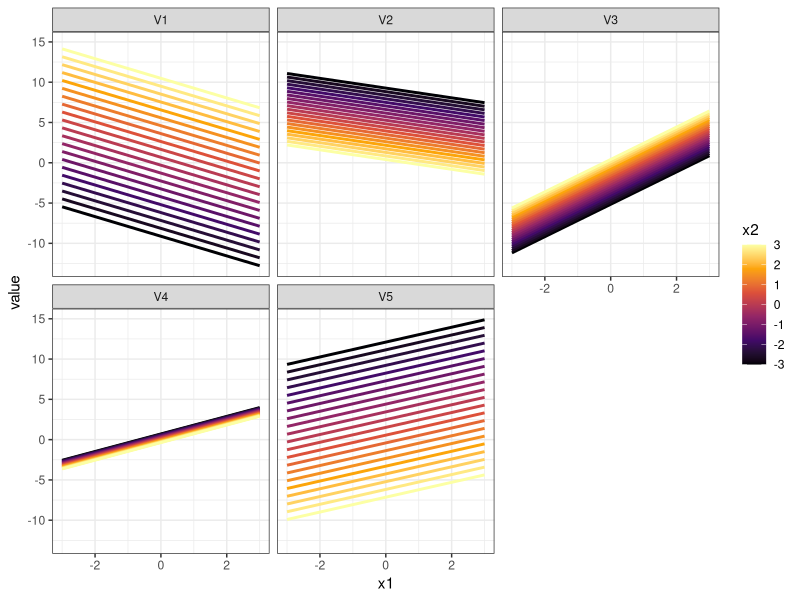
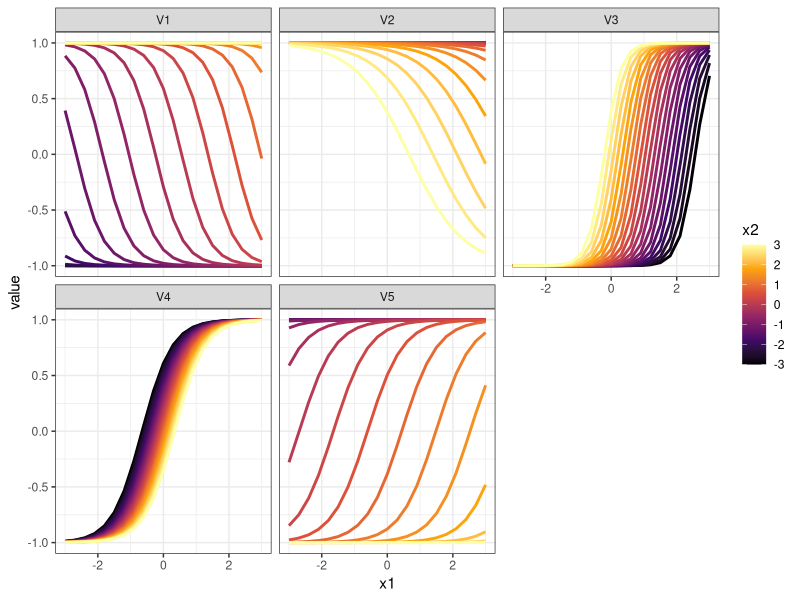
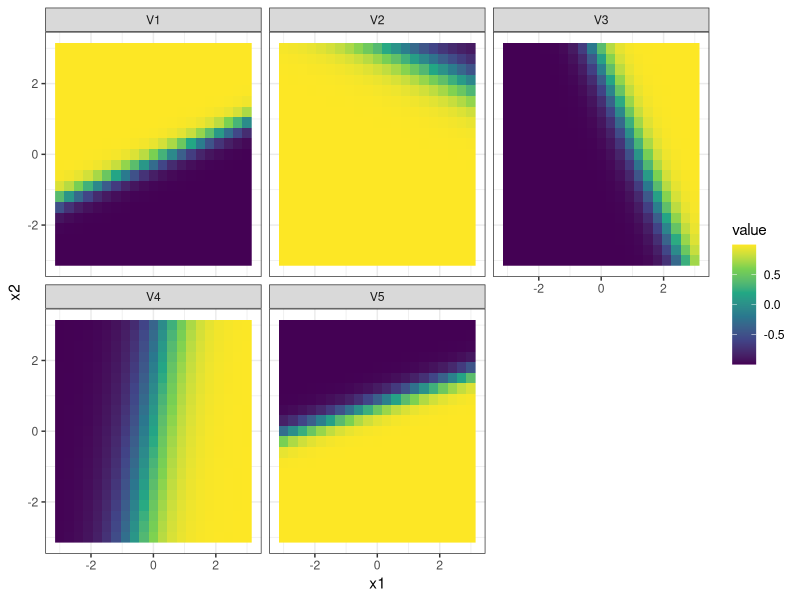
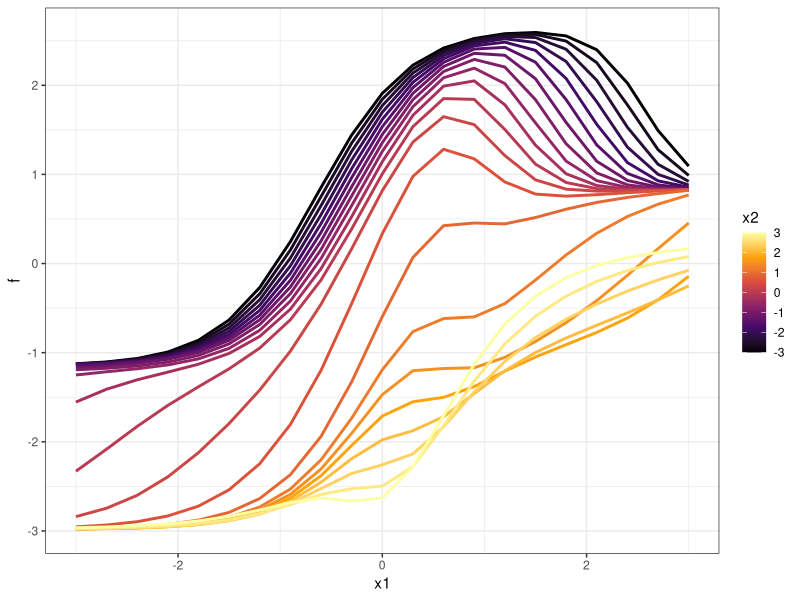
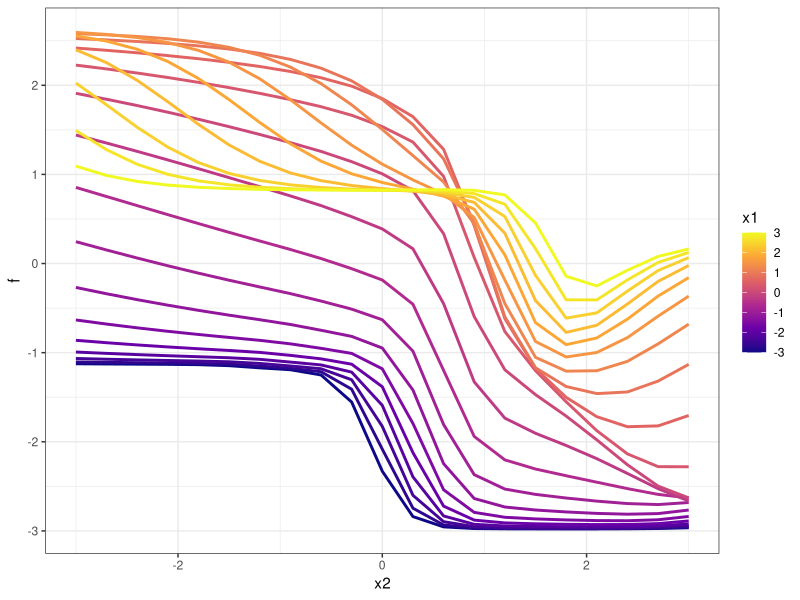
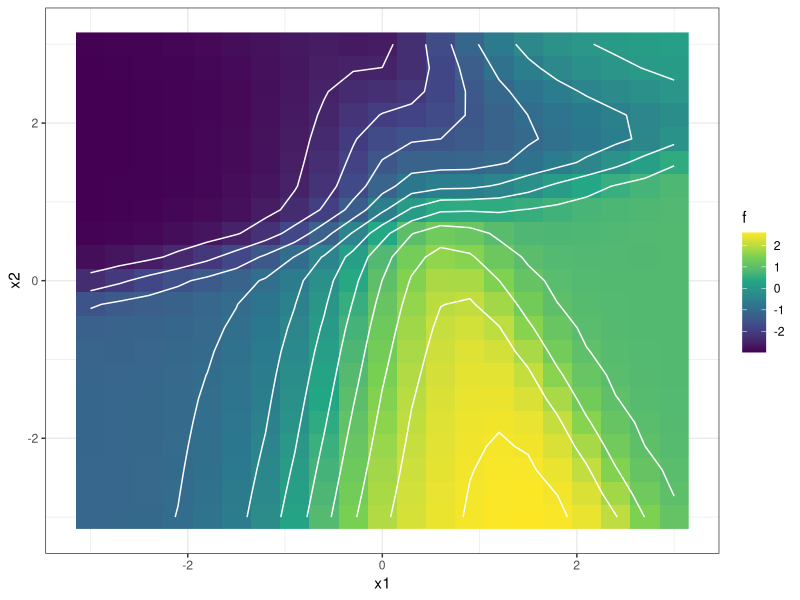
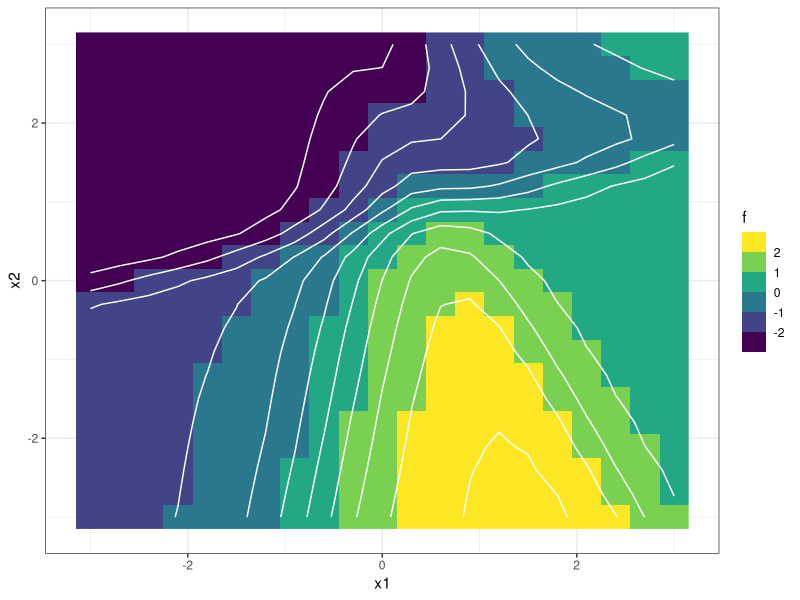
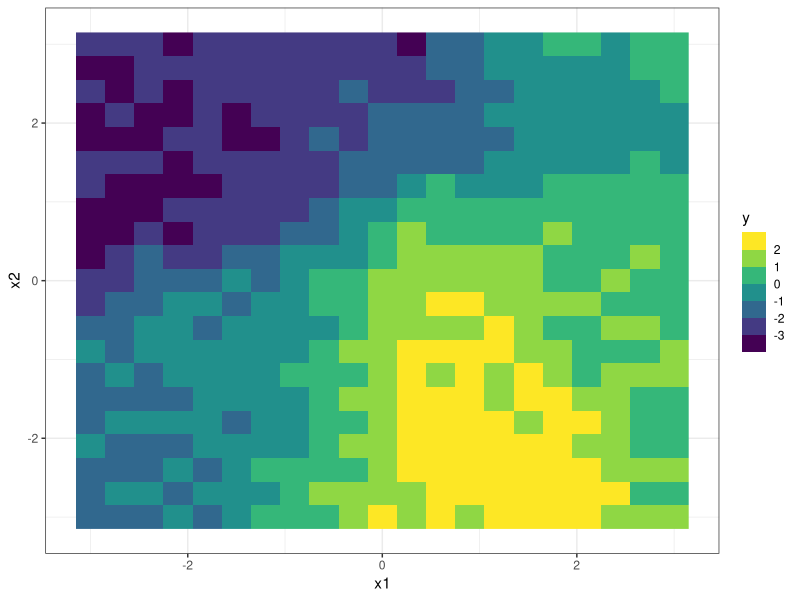

Source code (R) for these figures, in order:
### create our own 2 input neural network, generate data, and then fit
### the neural network using optim(). calculate the gradient with
### numDeriv::grad() and compare the fitting between the default optim()
### gradient and the more precise numDeriv::grad() version

### start out by creating our own neural network

library(tidyverse)

### define a grid of input values
x_input <- expand.grid(x1 = seq(-3, 3, length.out = 21),
                       x2 = seq(-3, 3, length.out = 21),
                       KEEP.OUT.ATTRS = FALSE,
                       stringsAsFactors = FALSE) %>% 
  as.data.frame() %>% tibble::as_tibble()

x_input %>% glimpse()

### number of linear predictor coefficients for each hidden unit
P <- ncol(x_input) + 1

### use 5 hidden units for our neural network
num_hidden_units <- 5

### randomly generate all hidden unit parameters

set.seed(12412)

Bmat <- t( MASS::mvrnorm(n = num_hidden_units,
                         mu = rep(0, P),
                         Sigma = 1.75^2 * diag(P)) )

Bmat

### create and create the design matrix associaed with out input grid

Xgrid <- model.matrix( ~ x1 + x2, x_input)

Xgrid %>% head()

Xgrid %>% dim()

### calculate the linear predictors for every hidden unit
Agrid <- Xgrid %*% Bmat

Agrid %>% dim()

Agrid %>% head()

Agrid %>% class()

### visualize the linear predictors with respect to x1 for every hidden unit
Agrid %>% as.data.frame() %>% tibble::as_tibble() %>% 
  tibble::rowid_to_column() %>% 
  tidyr::gather(key = "key", value = "value", -rowid) %>% 
  left_join(x_input %>% tibble::rowid_to_column(),
            by = "rowid") %>% 
  ggplot(mapping = aes(x = x1, y = value)) +
  geom_line(mapping = aes(group = interaction(key, x2),
                          color = x2),
            size = 1.) +
  facet_wrap(~key) +
  scale_color_viridis_c(option = 'inferno') +
  theme_bw()

### transform each hidden unit by calculating the non-linear transformed response
### use the hyperbolic tangent so to demonstrate something different from the homework
Hgrid <- tanh(Agrid)

### visualize the trends of the non-linear hidden unit response with respect to x1
Hgrid %>% as.data.frame() %>% tibble::as_tibble() %>% 
  tibble::rowid_to_column() %>% 
  tidyr::gather(key = "key", value = "value", -rowid) %>% 
  left_join(x_input %>% tibble::rowid_to_column(),
            by = "rowid") %>% 
  ggplot(mapping = aes(x = x1, y = value)) +
  geom_line(mapping = aes(group = interaction(key, x2),
                          color = x2),
            size = 1.) +
  facet_wrap(~key) +
  scale_color_viridis_c(option = 'inferno') +
  theme_bw()

### let's visualize the surface trends of the hidden unit responses
### with respect to boht inputs
Hgrid %>% as.data.frame() %>% tibble::as_tibble() %>% 
  tibble::rowid_to_column() %>% 
  tidyr::gather(key = "key", value = "value", -rowid) %>% 
  left_join(x_input %>% tibble::rowid_to_column(),
            by = "rowid") %>% 
  ggplot(mapping = aes(x = x1, y = x2)) +
  geom_raster(mapping = aes(fill = value)) +
  facet_wrap(~key) +
  scale_fill_viridis_c() +
  theme_bw()

### randomly generate the output layer coefficients

set.seed(91231)
a_params <- rnorm(n = num_hidden_units + 1, mean = 0, sd = 1.7)

a_params

### separate out the output layer bias from the weights
a_bias <- a_params[1]
a_weight <- a_params[-1]

a_bias

a_weight

### the neural network response or trend is a linear model
fgrid <- as.vector( a_bias + Hgrid %*% matrix(a_weight) )

### visualize the trends wrt the inputs
dfgrid <- x_input %>% 
  mutate(f = fgrid)

dfgrid %>% glimpse()

### trend with respect to x1
dfgrid %>% 
  ggplot(mapping = aes(x = x1, y = f)) +
  geom_line(mapping = aes(group = x2, color = x2),
            size = 1.) +
  scale_color_viridis_c(option = 'inferno') +
  theme_bw()

### trend with respect to x2
dfgrid %>% 
  ggplot(mapping = aes(x = x2, y = f)) +
  geom_line(mapping = aes(group = x1, color = x1),
            size = 1.) +
  scale_color_viridis_c(option = 'plasma') +
  theme_bw()

### visualize the trend as a surface
dfgrid %>% 
  ggplot(mapping = aes(x = x1, y = x2)) +
  geom_raster(mapping = aes(fill = f)) +
  geom_contour(mapping = aes(z = f), color = "white") +
  scale_fill_viridis_c() +
  theme_bw()

dfgrid %>% 
  ggplot(mapping = aes(x = x1, y = x2)) +
  geom_raster(mapping = aes(fill = f)) +
  geom_contour(mapping = aes(z = f), color = "white") +
  scale_fill_viridis_b() +
  theme_bw()

### generate noisy observations around the true trend

dfgrid %>% summary()

### specify the noise to be quite small, at roughly 5% of the range
### want to easily resolve the nonlinear output to input relationship

sigma_true <- 0.3

set.seed(71231)
grid_data <- dfgrid %>% 
  mutate(y = rnorm(n = n(), mean = f, sd = sigma_true))

### visualize the randomly generated outputs on the grid
grid_data %>% 
  ggplot(mapping = aes(x = x1, y = x2)) +
  geom_raster(mapping = aes(fill = y)) +
  scale_fill_viridis_b() +
  theme_bw()

### fit the neural network by minimizing the SSE, use the SSE function
### from lecture

my_neuralnet_sse <- function(theta, my_info)
{
  # extract the hidden unit parameters
  X <- my_info$design_matrix
  length_beta <- ncol(X)
  total_num_betas <- my_info$num_hidden * length_beta
  beta_vec <- theta[1:total_num_betas]
  
  # extract the output layer parameters
  a_all <- theta[(total_num_betas + 1):length(theta)]
  
  # reorganize the beta parameters into a matrix
  Bmat <- matrix(beta_vec, nrow = length_beta, byrow = FALSE)
  
  # reorganize the output layer parameters by extracting
  # the output layer intercept (the bias)
  a0 <- a_all[1] # the first element in a_all is the bias
  av <- a_all[-1] # select all EXCEPT the first element
  
  # calculate the neural network in one line of code
  # your homework assignment breaks this operation 
  # into several lines, so do NOT copy and paste!!!
  # you may use this expression to help debug your code
  f <- as.vector( a0 + my_info$transform_hidden(X %*% Bmat) %*% matrix(av) )
  
  # performance metric - calculate the SSE
  sum((my_info$yobs - f)^2)
}

### setup the list of required information

my_info_5_units <- list(
  yobs = grid_data$y,
  design_matrix = Xgrid,
  num_hidden = 5,
  transform_hidden = tanh
)

### calculate the total number of unknown coefficients that must be learned
my_info_5_units$num_params <- my_info_5_units$num_hidden * (ncol(my_info_5_units$design_matrix)) +
  my_info_5_units$num_hidden + 1

my_info_5_units$num_params

### check our SSE function
my_neuralnet_sse(rep(0, my_info_5_units$num_params), my_info_5_units)

### find a local optimal set of parameters using a starting guess of zeros
### for all weights and biases, use optim() with finite differences to estimate
### the gradient and the BFGS quasi-newton algorithm

fit_0 <- optim(rep(0, my_info_5_units$num_params),
               my_neuralnet_sse,
               gr = NULL,
               my_info_5_units,
               method = "BFGS",
               hessian = TRUE,
               control = list(maxit = 5001))

fit_0$par

fit_0$convergence

fit_0$counts

### what if we would start from a random initial guess?
set.seed(12313)
start_guess_1 <- rnorm(n = my_info_5_units$num_params)

fit_1 <- optim(start_guess_1,
               my_neuralnet_sse,
               gr = NULL,
               my_info_5_units,
               method = "BFGS",
               hessian = TRUE,
               control = list(maxit = 5001))

fit_1$par

fit_1$convergence

fit_1$counts

### try with another random initial guess
set.seed(612312)
start_guess_2 <- rnorm(n = my_info_5_units$num_params)

fit_2 <- optim(start_guess_2,
               my_neuralnet_sse,
               gr = NULL,
               my_info_5_units,
               method = "BFGS",
               hessian = TRUE,
               control = list(maxit = 5001))

fit_2$par

fit_2$convergence

fit_2$counts

### Calculate the gradient numerically using hte numDeriv::grad() function

estimate_sse_grad <- function(unknowns, my_info)
{
  numDeriv::grad(my_neuralnet_sse, unknowns, method="Richardson", 
                 side=NULL, method.args=list(),
                 my_info)
}

### estimate the gradient at any set of parmaeter values
estimate_sse_grad(rep(0, my_info_5_units$num_params), my_info_5_units)

### check the optimization results when the "external" gradient function is provided
fit_2_with_grad <- optim(start_guess_2,
                         my_neuralnet_sse,
                         gr = estimate_sse_grad,
                         my_info_5_units,
                         method = "BFGS",
                         hessian = TRUE,
                         control = list(maxit = 5001))

fit_2_with_grad$par

fit_2_with_grad$convergence

fit_2_with_grad$counts

### check the locally optimal parameter estimates
fit_2_with_grad$par

fit_2$par

### summarize the absolute difference...the gradient calculated with the 
### `numDeriv::grad()` function is more precise than the gradient estimated
### by the default approach within `optim()`. With more than a few
### hidden units, those differences start to matter and create some slight differences
### between the identified optimal parameter values
###
### calculate min, average, and max absolute differences
min( abs(fit_2_with_grad$par - fit_2$par) )
mean( abs(fit_2_with_grad$par - fit_2$par) )
max( abs(fit_2_with_grad$par - fit_2$par) )

### check which parameters have the largest difference
which.max( abs(fit_2_with_grad$par - fit_2$par) )
fit_2_with_grad$par[ which.max( abs(fit_2_with_grad$par - fit_2$par) ) ]
fit_2$par[ which.max( abs(fit_2_with_grad$par - fit_2$par) ) ]